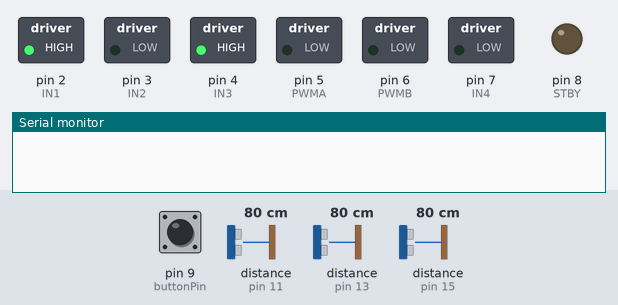
Simulated run of this sketch. Board: Arduino Uno, built with avr-gcc and run on an emulated ATmega328P. Parts: switched loads named in the sketch (green lamp = pin HIGH), output pins drawn as LEDs (lit = HIGH), the last lines printed to the serial monitor. The test bench sets the inputs (shaded band); at power-on: pin 9 (buttonPin) HIGH, distance to the obstacle (sensors on pin 11, pin 13, pin 15) 80 cm. The echo pulse lasts 58.3 µs per cm; pins used as bus, display or sensor lines are not drawn.

Above: at 1.2 s.
1.3 s: pin 9 (buttonPin) pulled LOW for 0.15 s
At 1.8 s:
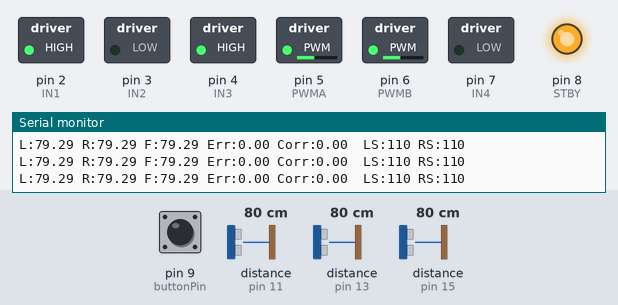
2.9 s: distance to the obstacle (sensor on pin 11) set to 12 cm
5.9 s: distance to the obstacle (sensor on pin 11) set to 9 cm
At 6.8 s:
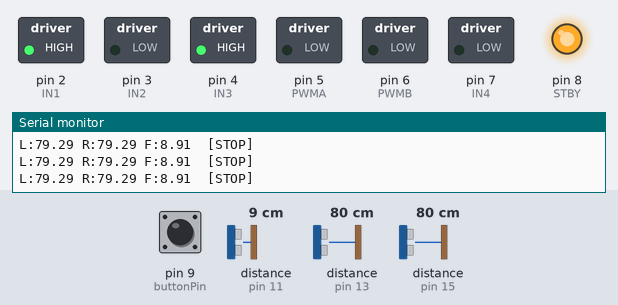
7.4 s: distance to the obstacle (sensor on pin 13) set to 4 cm
10.4 s: distance to the obstacle (sensor on pin 15) set to 9 cm
13.4 s: distance to the obstacle (sensor on pin 11) set to 18 cm
At 14.4 s:
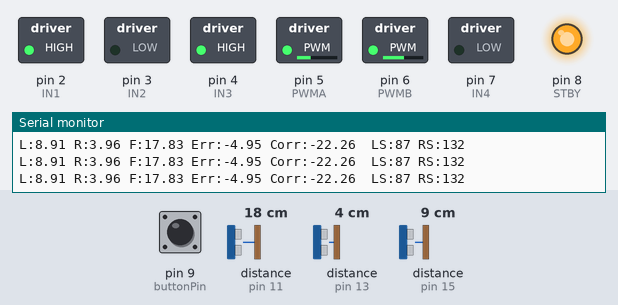
Timing chart, 0 to 16.0 s (numbered marks = the images above; inputs shaded):
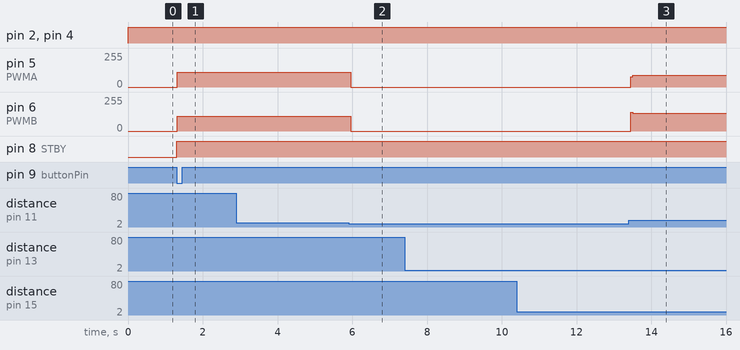

Measured:
- the behaviour switches between 11 and 10 cm on distance to the obstacle (sensor on pin 11) (found by bisection; images 1 and 2)
- after the input at 1.3 s, pin 5 (PWMA), pin 6 (PWMB): 0/255 → 110/255 at once; pin 8 (STBY): LOW → HIGH at once
- after the input at 5.9 s, pin 5 (PWMA), pin 6 (PWMB): 110/255 → 0/255 after 0.06 s
- after the input at 13.4 s, pin 5 (PWMA): 0/255 → 87/255 after 0.05 s; pin 6 (PWMB): 0/255 → 132/255 after 0.05 s

The sketch:

pidimplementation2.ino
```cpp
#include <Arduino.h>

// --- Motor Pins ---
const int IN1 = 2, IN2 = 3;   // Left motor direction
const int IN3 = 4, IN4 = 7;   // Right motor direction
const int STBY = 8;
const int PWMA = 5, PWMB = 6; // Left/Right PWM

// --- Ultrasonic Pins ---
const int trigF = 10, echoF = 11;   // Forward
const int trigL = 14, echoL = 15;   // Left
const int trigR = 12, echoR = 13;   // Right

// --- Button for STBY ---
const int buttonPin = 9;
bool motorsEnabled = false;
unsigned long lastButtonPress = 0;   // debounce timer

// --- PID parameters (yours) ---
float Kp = 4.5, Ki = 0.00, Kd = 2.15;
float error = 0, prevError = 0, integral = 0;
int baseSpeed = 110;                 // adjust for your motors

// --- Targets / thresholds ---
const int corridorThresh = 20;       // "wall is present" threshold (cm)
//const int targetLeft  = 20;          // desired left-wall distance (cm)
//const int targetRight = 20;          // desired right-wall distance (cm)
const int stopFront   = 10;           // stop if obstacle closer than this (cm)

// -------------------- FUNCTIONS --------------------
float getDistance(int trig, int echo) {
  digitalWrite(trig, LOW);  delayMicroseconds(2);
  digitalWrite(trig, HIGH); delayMicroseconds(10);
  digitalWrite(trig, LOW);
  long duration = pulseIn(echo, HIGH, 20000);  // 20ms timeout
  if (duration == 0) return 1000;              // no echo → far away
  return duration * 0.034 / 2;                 // cm
}

void driveMotors(int left, int right) {
  // Left Motor
  if (left >= 0) { digitalWrite(IN1, HIGH); digitalWrite(IN2, LOW); }
  else           { digitalWrite(IN1, LOW);  digitalWrite(IN2, HIGH); }
  analogWrite(PWMA, abs(left));

  // Right Motor
  if (right >= 0) { digitalWrite(IN3, HIGH); digitalWrite(IN4, LOW); }
  else            { digitalWrite(IN3, LOW);  digitalWrite(IN4, HIGH); }
  analogWrite(PWMB, abs(right));
}

void toggleMotors() {
  // Using INPUT_PULLUP: pressed = LOW
  static bool lastState = HIGH;
  bool currentState = digitalRead(buttonPin);

  if (lastState == HIGH && currentState == LOW) {   // edge: press
    if (millis() - lastButtonPress > 250) {         // debounce 250ms
      motorsEnabled = !motorsEnabled;
      digitalWrite(STBY, motorsEnabled ? HIGH : LOW);
      lastButtonPress = millis();
      // optional: Serial.println(motorsEnabled ? "ON" : "OFF");
    }
  }
  lastState = currentState;
}

// -------------------- SETUP --------------------
void setup() {
  Serial.begin(9600);

  pinMode(IN1, OUTPUT); pinMode(IN2, OUTPUT);
  pinMode(IN3, OUTPUT); pinMode(IN4, OUTPUT);
  pinMode(PWMA, OUTPUT); pinMode(PWMB, OUTPUT);
  pinMode(STBY, OUTPUT);

  pinMode(trigF, OUTPUT); pinMode(echoF, INPUT);
  pinMode(trigL, OUTPUT); pinMode(echoL, INPUT);
  pinMode(trigR, OUTPUT); pinMode(echoR, INPUT);

  pinMode(buttonPin, INPUT_PULLUP);

  digitalWrite(STBY, LOW);  // Motors initially off
}

// -------------------- MAIN LOOP --------------------
void loop() {
  toggleMotors();
  if (!motorsEnabled) {
    driveMotors(0, 0);
    return;
  }

  float distF = getDistance(trigF, echoF);
  float distL = getDistance(trigL, echoL);
  float distR = getDistance(trigR, echoR);

  // ---- Adaptive wall following (no absolutes, relative logic) ----
  if (distL < corridorThresh && distR < corridorThresh) {
    // Corridor → balance between walls
    // Use distR - distL so positive error => steer RIGHT
    error = distR - distL;
  }
  // else if (distL < corridorThresh) {
  //   // Only left wall → keep ~targetLeft
  //   // If too close (distL < target), error positive → steer RIGHT
  //   error = (targetLeft - distL);
  // }
  // else if (distR < corridorThresh) {
  //   // Only right wall → keep ~targetRight
  //   // If too close (distR < target), error negative → steer LEFT
  //   error = (distR - targetRight);
  //}
  else {
    // No walls → go straight
    error = 0;
  }

  // Stop if obstacle too close in front
  if (distF < stopFront) {
    driveMotors(0, 0);
    // Debug
    Serial.print("L:"); Serial.print(distL);
    Serial.print(" R:"); Serial.print(distR);
    Serial.print(" F:"); Serial.print(distF);
    Serial.println("  [STOP]");
    delay(50);
    return;
  }

  // ---- PID Control ----
  integral += error;
  float derivative = error - prevError;
  float correction = Kp * error + Ki * integral + Kd * derivative;
  prevError = error;

  // Apply so: positive correction => RIGHT turn (left faster, right slower)
  int leftSpeed  = baseSpeed + correction;
  int rightSpeed = baseSpeed - correction;

  leftSpeed  = constrain(leftSpeed,  -255, 255);
  rightSpeed = constrain(rightSpeed, -255, 255);

  driveMotors(leftSpeed, rightSpeed);

  // Debug
  Serial.print("L:"); Serial.print(distL);
  Serial.print(" R:"); Serial.print(distR);
  Serial.print(" F:"); Serial.print(distF);
  Serial.print(" Err:"); Serial.print(error);
  Serial.print(" Corr:"); Serial.print(correction);
  Serial.print("  LS:"); Serial.print(leftSpeed);
  Serial.print(" RS:"); Serial.println(rightSpeed);

  delay(50);
}
```
